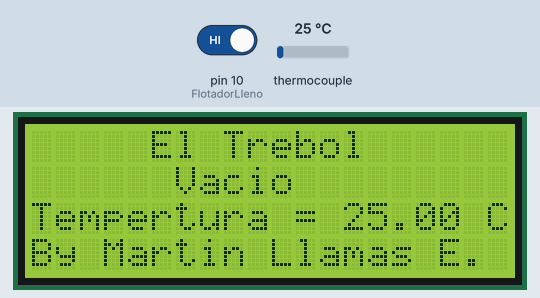
The program below on a simulated Arduino Uno, built with avr-gcc and run on an emulated ATmega328P. On the bench: 20×4 character LCD. Inputs (shaded band) come from the test bench; at power-on: thermocouple 25 °C, pin 10 (FlotadorLleno) HIGH. What the program prints to the serial monitor is not drawn.

Above: at 2.3 s.
2.4 s: thermocouple set to 6 °C
At 3.5 s:
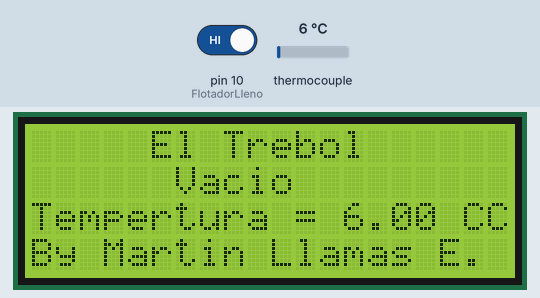
4.2 s: pin 10 (FlotadorLleno) driven LOW
At 5.0 s:
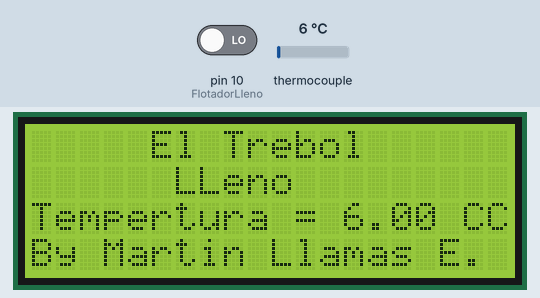
5.8 s: thermocouple set to 75 °C
At 6.5 s:
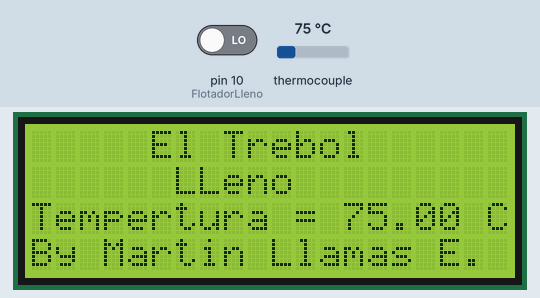
7.4 s: pin 10 (FlotadorLleno) driven HIGH
At 8.1 s:
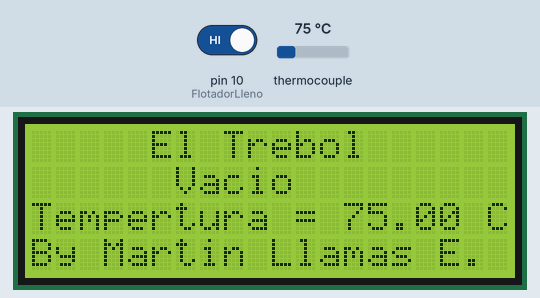
8.9 s: thermocouple set to 150 °C
At 9.7 s:
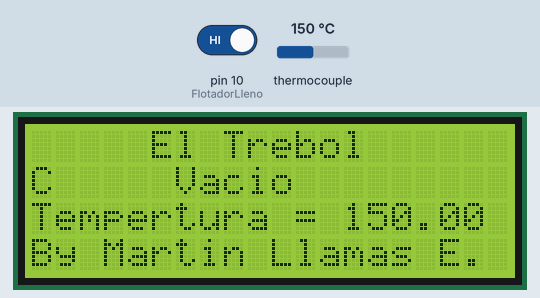
Timing chart, 0 to 11.5 s (numbered marks = the images above; inputs shaded):
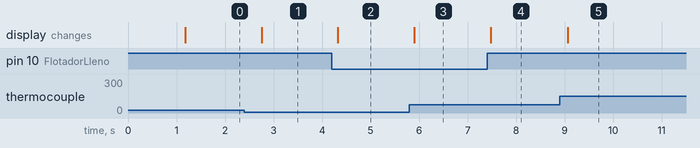

The program:

main.cpp
```cpp
#include <Arduino.h>

#include <Wire.h>
#include <LiquidCrystal_I2C.h>
#include <Max6675.h>
// variables


LiquidCrystal_I2C lcd(0x27,20,4);  // set the LCD address to 0x27 for a 16 chars and 2 line display

int ktcSO = A3;
int ktcCS = A2;
int ktcCLK = A1;

MAX6675 ktc(ktcCLK, ktcCS, ktcSO); // set the  CLK pin, CS pin and SO pin
double tempC;                       // Almacenar la teperatura
bool Lleno;                        // Bandera para saber si esta  llena o no el contenedor de agua
bool vacio;                        // Bandera para  saber si esta vacia o no el contenedor de agua
//Funciones
void GetTemp();
void Llenar();
void print(int x, int y, String text);
void ceol(int x, int  y);


//Pines

const int FlotadorVacio = 11;
const int FlotadorLleno = 10;

void setup() {
 Serial.begin(9600);              // PREPARAR LA INTERFAZ SERIAL
  lcd.init();                      // initialize the lcd
  // Print a message to the LCD.
  lcd.backlight();                 //Se enciende la luz de fondo de lcd
  print(5,0,"El Trebol");
  print(6,1,"Caldera");
  print(4,2,"Arduino 2024");
  print(0,3,"By Martin Llamas E.");
  // pines de entrada
  pinMode(FlotadorVacio,INPUT);    // Definir los flotadorVacio como  el flotador inferior
  pinMode(FlotadorLleno,INPUT);   // Definir los flotadorLleno como el flotador superior

  delay(1000);
   ceol(0,2);
   ceol(0,1);
}


void loop()
{

  GetTemp();

  Llenar();

  // ESPERAR UN SEGUNDO ENTRE LAS LECTURAS
  delay(500);
}

void GetTemp(){
  // LEER EL TERMOPAR Y ALMACENAR EL VALOR EN UNA VARIABLE
  tempC = ktc.readCelsius();

  // PRIMERO LIMPIAMOS LA PANTALLA Y LUEGO IMPRIMIMOS LA TEMPERATURA
  String str = "Tempertura = " + String(tempC) + " C";
  print(0,2,str);

  // IMPRIMIR LA TEMPERATURA EN LA TERMINAL SERIAL
  Serial.println(tempC);
}

void Llenar(){
  Lleno = digitalRead(FlotadorLleno) == LOW;     // Leer el estado del Flotador Lleno
  lcd.setCursor(6,1);
  String estado =  (Lleno ? F("LLeno") : F("Vacio"));
  lcd.print(estado);
}
void print(int x, int y, String text){
  lcd.setCursor(x,y);
  lcd.print(text);
}
void ceol(int x, int  y) {
  lcd.setCursor(x,y);
  lcd.print("                    ");
}
```

Measured:
- after the input at 2.4 s, the display: changes after 0.35 s (image 1)
- after the input at 4.2 s, the display: changes after 0.13 s (image 2)
- after the input at 5.8 s, the display: changes after 0.10 s (image 3)
- after the input at 7.4 s, the display: changes after 0.08 s (image 4)
- after the input at 8.9 s, the display: changes after 0.16 s (image 5)
